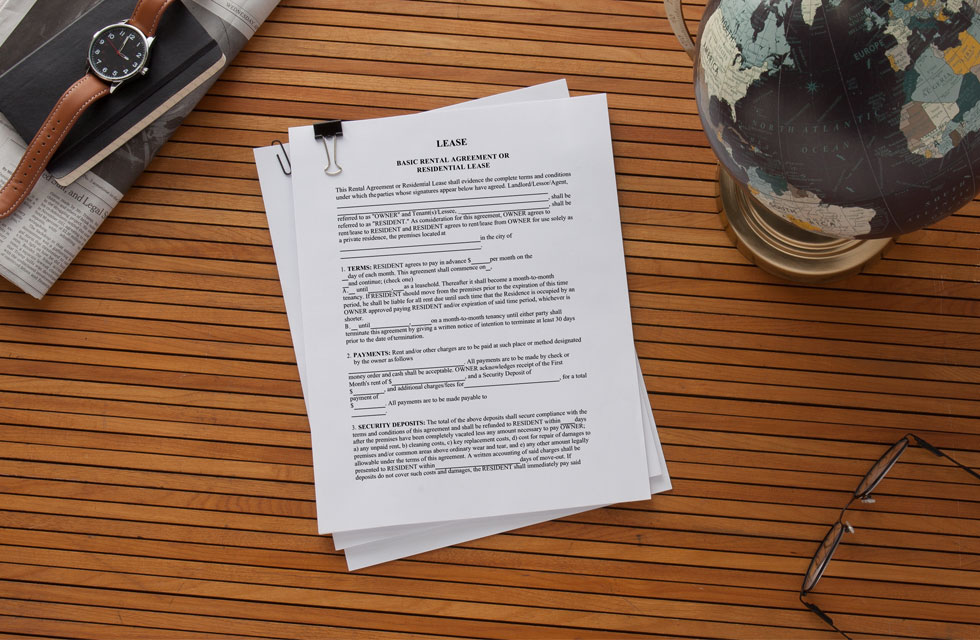
#> input picture tests/test_images/doc_0.jpg, 980 x 640 px
$ python -i quad_detection.py   (imports and definitions only)
#> lines starting #> are read from the running program, lines starting #| are printed output that depends on the picture; after the words box and inside, x2 and y2 are one past the last pixel; in counts of white or black regions, pixels touching at a corner belong together
"""
SPDX-License-Identifier: GPLv3-or-later

Copyright © 2020 Or Toledano

quad_detection.py: detect quads
"""

import sys
from typing import List, Tuple

import cv2 as cv
from numpy import ndarray


def get_quads_approx_poly(gray, area_thresh=999,
                          rect_thresh=.6, epsilon=.025) -> \
        List[Tuple[ndarray, ndarray]]:
    """
    not so robust, approxPolyDP implementation - see get_quads_hough_lines
    :param area_thresh: area threshold for chosen quads
    :param gray: grayscale image
    :param rect_thresh: threshold for bounding-rect-like-area score
    e.i. quads with area/bounding rect area ratio greater than the threshold
    will be considered "good" for further processing
    :param epsilon: epsilon*perimeter -> approxPolyDP's epsilon
    :return: List[(quad, minRectArea around the quad)]
    """
    # blur = cv.GaussianBlur(gray, (5, 5), 0)
    # thresh = cv.threshold(blur, 0, 255,
    #                       cv.THRESH_OTSU + cv.THRESH_BINARY)[1]
    blur = cv.Canny(gray, 30, 200)
    contours = cv.findContours(blur, cv.RETR_EXTERNAL,
                               cv.CHAIN_APPROX_SIMPLE)[0]
    quads = []
    small_quads = 0
    for contour in contours:
        perimeter = cv.arcLength(contour, closed=True)
        poly = cv.approxPolyDP(contour, epsilon=epsilon * perimeter,
                               closed=True)
        if len(poly) != 4:  # quads only!
            continue
        area = cv.contourArea(poly)
        rect = cv.minAreaRect(poly)  # (x, y), (w, h), rot
        rect_area = rect[1][0] * rect[1][1]
        if area < area_thresh or area / rect_area < rect_thresh:
            small_quads += 1
            continue
        quads.append((poly, rect))
    print(f"{small_quads=}", file=sys.stderr)
    return quads


def get_quads_hough_lines() -> List[Tuple[ndarray, ndarray]]:
    """
    More robust than approxPolyDP
    :return: quads
    """
    raise NotImplementedError

>>> import cv2
>>> picture = cv2.imread('../../tests/test_images/doc_0.jpg', cv2.IMREAD_GRAYSCALE)
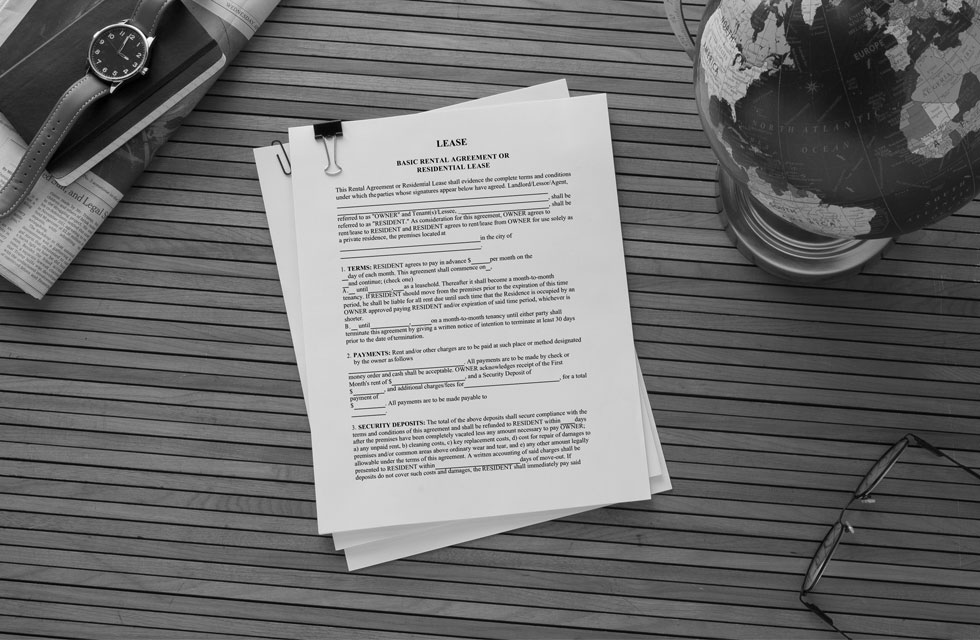
#> picture: shape (640, 980); min 0, max 255, mean 111.4
>>> result = get_quads_approx_poly(picture)
#> in get_quads_approx_poly, `blur = cv.Canny(gray, 30, 200)`:
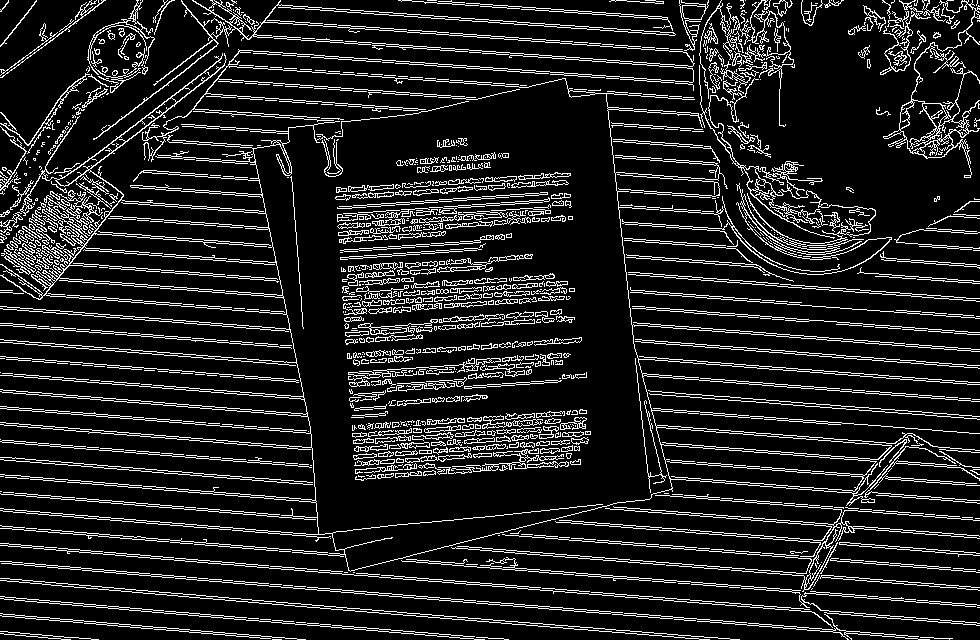
#> blur: shape (640, 980); 12.8% white in thin lines or dots
#> in get_quads_approx_poly, `contours = cv.findContours(blur, cv.RETR_EXTERNAL, cv.CHAIN_APPROX_SIM..`: contours = 975 contours, 719 with area under 20; largest, box (x1, y1, x2, y2) and area: (0, 0, 980, 572) 33850, (883, 0, 980, 178) 2884, (699, 65, 835, 239) 984, (622, 183, 892, 275) 591, (613, 494, 980, 592) 577
#> the loop in get_quads_approx_poly, `for contour in contours:` made 975 passes
#> (perimeter, area, rect_area) on passes 98, 137, 139, 141, 145, 190, 203, 232, 318, 367, 387, 602: (2378, 3878, 19882.8), (43.07, 53, 55), (54.73, 68.5, 93), (96.08, 24, 240), (30, 36, 36), (47.56, 56, 58), (85.21, 123, 144.9), (37.31, 42, 42.64), (467.5, 375, 1304), (54.49, 69, 69.39), (278.4, 222, 835), (194.8, 52, 390)
#> (perimeter, poly) on passes 1 to 6: (18, [[272, 639], [281, 639]]), (65.66, [[920, 637], [952, 638]]), (65.66, [[476, 637], [508, 639]]), (145, [[0, 633], [70, 639]]), (202.6, [[0, 631], [98, 639]]), (18, [[296, 622], [305, 622]])
#> after the loop in get_quads_approx_poly, `for contour in contours:`: quads = []; small_quads = 55
#> result = []
